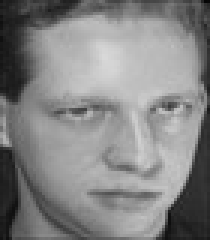
#> input picture dataset/raw/1/10_1.jpg, 70 x 80 px (shown 3 times larger); its folder holds only this picture in this run
$ python create_data.py
#> lines starting #> are read from the running program, lines starting #| are printed output that depends on the picture
import cv2
import os

detector = cv2.CascadeClassifier(cv2.data.haarcascades + 'haarcascade_frontalface_default.xml')

raw_folder = 'dataset/raw'
processed_folder = 'dataset/processed'

for class_folder in os.listdir(raw_folder):
    class_path = os.path.join(raw_folder, class_folder)

    if os.path.isdir(class_path):
        print(f"Processing folder: {class_folder}")

        processed_class_path = os.path.join(processed_folder, class_folder)
        if not os.path.exists(processed_class_path):
            os.makedirs(processed_class_path)

        for image_file in os.listdir(class_path):
            image_path = os.path.join(class_path, image_file)

            frame = cv2.imread(image_path)
#> frame is the input picture: shape (80, 70, 3); min 5, max 216, mean 132
            if frame is None:
                print(f"Warning: Cannot read file {image_path}")
                continue

            gray = cv2.cvtColor(frame, cv2.COLOR_BGR2GRAY)

            faces = detector.detectMultiScale(gray, 1.1, 5)
#> faces = [[10, 17, 59, 59]]
            for (x, y, w, h) in faces:
                cropped_face = gray[y:y+h, x:x+w]
                output_path = os.path.join(processed_class_path, image_file)
                cv2.imwrite(output_path, cropped_face)
                print(f"Saved: {output_path}")
#> this loop made 1 pass
#| Saved: dataset/processed/1/10_1.jpg
#> pass 1, `cropped_face = gray[y:y+h, x:x+w]`:
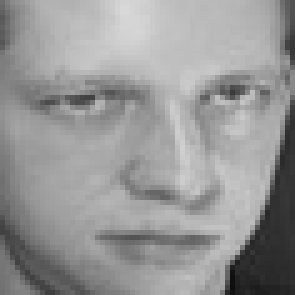
#> cropped_face: shape (59, 59) (shown 5 times larger); min 14, max 216, mean 150.7
#> pass 2 of the loop `for class_folder in os.listdir(raw_folder):`:
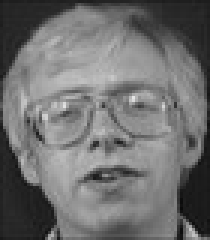
#> input picture dataset/raw/2/11_2.jpg, 70 x 80 px (shown 3 times larger)
#> frame is the input picture: shape (80, 70, 3); min 10, max 228, mean 111.3
#> faces = [[3, 10, 65, 65]]
#> the loop `for (x, y, w, h) in faces:` made 1 pass
#> (printed output is left out)
#> pass 1, `cropped_face = gray[y:y+h, x:x+w]`:
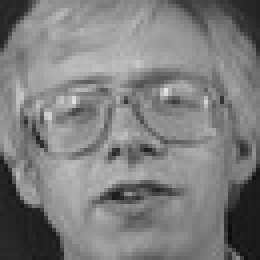
#> cropped_face: shape (65, 65) (shown 4 times larger); min 10, max 228, mean 125.6
